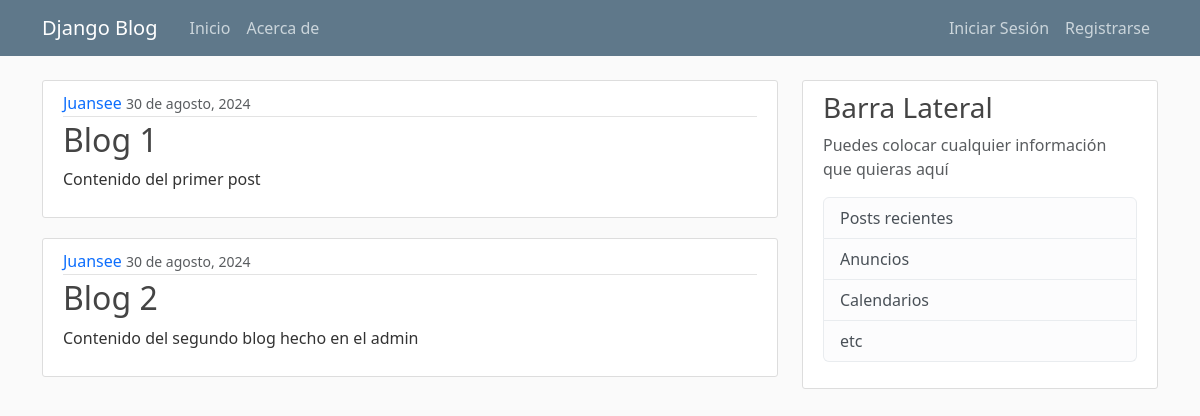
The page / on the database its author committed.
### blog/models.py (models this page shows, shortened)
class Post(models.Model):
    title = models.CharField(max_length=100)
    content = models.TextField()
    date_posted = models.DateTimeField(default=timezone.now)
    author = models.ForeignKey(User, on_delete=models.CASCADE)

### blog/views.py (the view)
# urls.py: 2. Add a URL to urlpatterns:  path('', views.home, name='home')
def home(request):
    context={
        "posts":Post.objects.all()
    }
    return render(request, "blog/home.html",context)

### blog/templates/blog/home.html
{% extends "blog/base.html" %}
{% block content %}
    {% for post in posts %}
        <article class="media content-section">
          <div class="media-body">
            <div class="article-metadata">
              <a class="mr-2" href="#">{{ post.author }}</a>
              <small class="text-muted">{{ post.date_posted|date:"d"}} de {{ post.date_posted|date:"F, Y" }}</small>
            </div>
            <h2><a class="article-title" href="#">{{ post.title }}</a></h2>
            <p class="article-content">{{ post.content }}</p>
          </div>
        </article>
    {% endfor %}
{% endblock content %}

### blog/static/blog/main.css (style rules this page uses)
body { background: #fafafa; color: #333333; margin-top: 5rem; }
h1, h2, h3, h4, h5, h6 { color: #444444; }
.content-section { background: #ffffff; padding: 10px 20px; border: 1px solid #dddddd; border-radius: 3px; margin-bottom: 20px; }
.article-title { color: #444444; }
a.article-title,a.mr-2 { text-decoration: none; }
.article-content { white-space: pre-line; }
.article-metadata { padding-bottom: 1px; margin-bottom: 4px; border-bottom: 1px solid #e3e3e3 }

### rows shown on the page
Post: author "Juansee", date_posted "30", date_posted "agosto, 2024", title "Blog 1", content "Contenido del primer post"
Post: author "Juansee", date_posted "30", date_posted "agosto, 2024", title "Blog 2", content "Contenido del segundo blog hecho en el admin"
